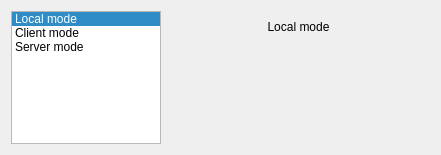
<?xml version="1.0" encoding="UTF-8"?>
<ui version="4.0">
 <class>NewGameWidgetUi</class>
 <widget class="QWidget" name="NewGameWidgetUi">
  <property name="geometry">
   <rect>
    <x>0</x>
    <y>0</y>
    <width>441</width>
    <height>155</height>
   </rect>
  </property>
  <property name="windowTitle">
   <string>Form</string>
  </property>
  <layout class="QGridLayout" name="gridLayout_2">
   <item row="0" column="0">
    <layout class="QHBoxLayout" name="horizontalLayout">
     <item>
      <widget class="QListWidget" name="listWidget">
       <property name="maximumSize">
        <size>
         <width>150</width>
         <height>16777215</height>
        </size>
       </property>
       <property name="currentRow">
        <number>0</number>
       </property>
       <item>
        <property name="text">
         <string>Local mode</string>
        </property>
       </item>
       <item>
        <property name="text">
         <string>Client mode</string>
        </property>
       </item>
       <item>
        <property name="text">
         <string>Server mode</string>
        </property>
       </item>
      </widget>
     </item>
     <item>
      <widget class="QStackedWidget" name="stackedWidget">
       <property name="currentIndex">
        <number>0</number>
       </property>
       <widget class="QWidget" name="page_0">
        <layout class="QGridLayout" name="gridLayout">
         <item row="0" column="0">
          <layout class="QVBoxLayout" name="verticalLayout">
           <item>
            <widget class="QLabel" name="local_label">
             <property name="text">
              <string>Local mode</string>
             </property>
             <property name="alignment">
              <set>Qt::AlignCenter</set>
             </property>
            </widget>
           </item>
           <item>
            <spacer name="verticalSpacer">
             <property name="orientation">
              <enum>Qt::Vertical</enum>
             </property>
             <property name="sizeHint" stdset="0">
              <size>
               <width>20</width>
               <height>40</height>
              </size>
             </property>
            </spacer>
           </item>
          </layout>
         </item>
        </layout>
       </widget>
       <widget class="QWidget" name="page_1">
        <layout class="QGridLayout" name="gridLayout_3">
         <item row="0" column="0">
          <layout class="QVBoxLayout" name="verticalLayout_2">
           <item>
            <layout class="QFormLayout" name="formLayout_2">
             <item row="0" column="0">
              <widget class="QLabel" name="client_ipAddressLabel">
               <property name="text">
                <string>Ip address:</string>
               </property>
              </widget>
             </item>
             <item row="0" column="1">
              <widget class="QLineEdit" name="client_ipAddressLineEdit">
               <property name="text">
                <string>127.0.0.1</string>
               </property>
              </widget>
             </item>
             <item row="1" column="0">
              <widget class="QLabel" name="client_PortLabel">
               <property name="text">
                <string>Port:</string>
               </property>
              </widget>
             </item>
             <item row="1" column="1">
              <widget class="QSpinBox" name="client_portSpinBox">
               <property name="minimum">
                <number>1024</number>
               </property>
               <property name="maximum">
                <number>65535</number>
               </property>
               <property name="value">
                <number>2550</number>
               </property>
              </widget>
             </item>
            </layout>
           </item>
           <item>
            <spacer name="verticalSpacer_2">
             <property name="orientation">
              <enum>Qt::Vertical</enum>
             </property>
             <property name="sizeHint" stdset="0">
              <size>
               <width>20</width>
               <height>40</height>
              </size>
             </property>
            </spacer>
           </item>
          </layout>
         </item>
        </layout>
       </widget>
       <widget class="QWidget" name="page_2">
        <layout class="QGridLayout" name="gridLayout_4">
         <item row="0" column="0">
          <layout class="QVBoxLayout" name="verticalLayout_3">
           <item>
            <layout class="QFormLayout" name="formLayout">
             <property name="fieldGrowthPolicy">
              <enum>QFormLayout::ExpandingFieldsGrow</enum>
             </property>
             <item row="1" column="0">
              <widget class="QLabel" name="server_portLabel">
               <property name="text">
                <string>Server port:</string>
               </property>
              </widget>
             </item>
             <item row="1" column="1">
              <widget class="QSpinBox" name="server_portSpinBox">
               <property name="minimum">
                <number>1024</number>
               </property>
               <property name="maximum">
                <number>65535</number>
               </property>
               <property name="value">
                <number>2550</number>
               </property>
              </widget>
             </item>
            </layout>
           </item>
           <item>
            <spacer name="verticalSpacer_3">
             <property name="orientation">
              <enum>Qt::Vertical</enum>
             </property>
             <property name="sizeHint" stdset="0">
              <size>
               <width>20</width>
               <height>40</height>
              </size>
             </property>
            </spacer>
           </item>
          </layout>
         </item>
        </layout>
       </widget>
      </widget>
     </item>
    </layout>
   </item>
  </layout>
 </widget>
 <resources/>
 <connections>
  <connection>
   <sender>listWidget</sender>
   <signal>currentRowChanged(int)</signal>
   <receiver>stackedWidget</receiver>
   <slot>setCurrentIndex(int)</slot>
   <hints>
    <hint type="sourcelabel">
     <x>132</x>
     <y>146</y>
    </hint>
    <hint type="destinationlabel">
     <x>358</x>
     <y>146</y>
    </hint>
   </hints>
  </connection>
 </connections>
</ui>
